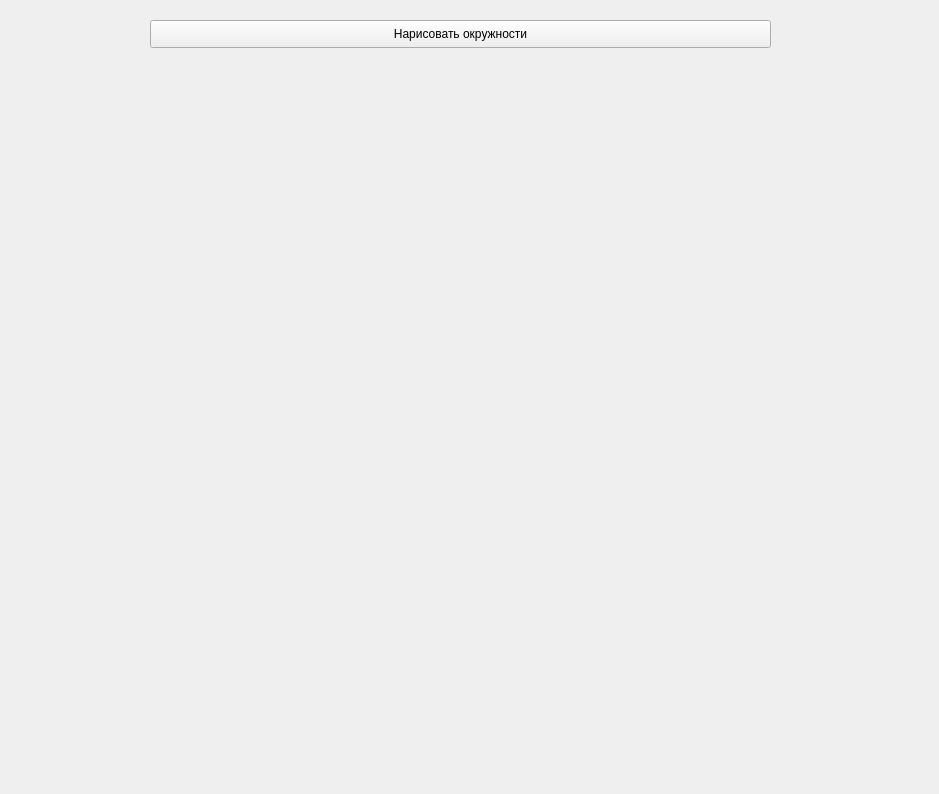
<?xml version="1.0" encoding="UTF-8"?>
<ui version="4.0">
 <class>Form</class>
 <widget class="QWidget" name="Form">
  <property name="geometry">
   <rect>
    <x>0</x>
    <y>0</y>
    <width>939</width>
    <height>794</height>
   </rect>
  </property>
  <property name="windowTitle">
   <string>Желтые окружности</string>
  </property>
  <widget class="QPushButton" name="draw_btn">
   <property name="geometry">
    <rect>
     <x>150</x>
     <y>20</y>
     <width>621</width>
     <height>28</height>
    </rect>
   </property>
   <property name="text">
    <string>Нарисовать окружности</string>
   </property>
  </widget>
 </widget>
 <resources/>
 <connections/>
</ui>
